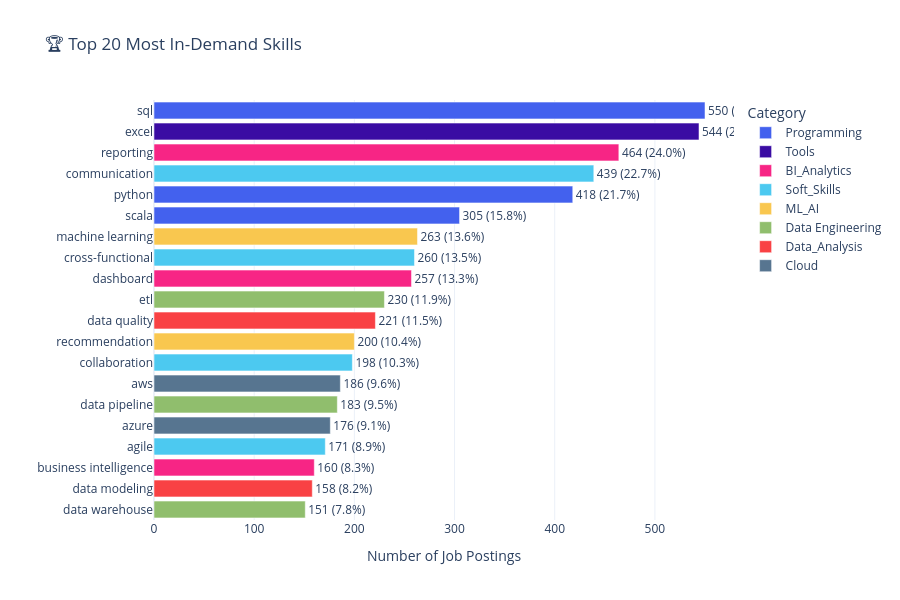

Notebook source saved alongside this figure:
### Markdown cell above
---
## 3. Skills Demand Analysis <a id="3-skills-demand"></a>

The most critical section — what tools and skills do employers actually want?

### Code cell
# Top 20 Most In-Demand Skills
skill_demand = (
    job_skills
    .merge(skills, on='skill_id')
    .groupby(['skill_name', 'skill_category'])
    .size()
    .reset_index(name='job_count')
    .sort_values('job_count', ascending=False)
)
skill_demand['pct'] = (skill_demand['job_count'] / total_jobs * 100).round(1)

top_20 = skill_demand.head(20)

fig = px.bar(
    top_20,
    x='job_count', y='skill_name',
    orientation='h',
    color='skill_category',
    color_discrete_sequence=PALETTE,
    text=top_20.apply(lambda r: f"{r['job_count']} ({r['pct']}%)", axis=1),
    title='🏆 Top 20 Most In-Demand Skills',
)
fig.update_layout(
    height=600,
    yaxis={'categoryorder': 'total ascending'},
    xaxis_title='Number of Job Postings',
    yaxis_title='',
    legend_title='Category',
)
fig.update_traces(textposition='outside')
fig.show()

### Figure 1 — Plotly figure (JSON) as saved in the notebook; plotly's stock layout.template omitted (floating-point values rounded to 4 significant figures)
{"data": [{"hovertemplate": "skill_category=Programming<br>job_count=%{x}<br>skill_name=%{y}<br>text=%{text}<extra></extra>", "legendgroup": "Programming", "marker": {"color": "#4361EE", "pattern": {"shape": ""}}, "name": "Programming", "orientation": "h", "showlegend": true, "text": ["550 (28.5%)", "418 (21.7%)", "305 (15.8%)"], "textposition": "outside", "type": "bar", "x": [550, 418, 305], "xaxis": "x", "y": ["sql", "python", "scala"], "yaxis": "y"}, {"hovertemplate": "skill_category=Tools<br>job_count=%{x}<br>skill_name=%{y}<br>text=%{text}<extra></extra>", "legendgroup": "Tools", "marker": {"color": "#3A0CA3", "pattern": {"shape": ""}}, "name": "Tools", "orientation": "h", "showlegend": true, "text": ["544 (28.2%)"], "textposition": "outside", "type": "bar", "x": [544], "xaxis": "x", "y": ["excel"], "yaxis": "y"}, {"hovertemplate": "skill_category=BI_Analytics<br>job_count=%{x}<br>skill_name=%{y}<br>text=%{text}<extra></extra>", "legendgroup": "BI_Analytics", "marker": {"color": "#F72585", "pattern": {"shape": ""}}, "name": "BI_Analytics", "orientation": "h", "showlegend": true, "text": ["464 (24.0%)", "257 (13.3%)", "160 (8.3%)"], "textposition": "outside", "type": "bar", "x": [464, 257, 160], "xaxis": "x", "y": ["reporting", "dashboard", "business intelligence"], "yaxis": "y"}, {"hovertemplate": "skill_category=Soft_Skills<br>job_count=%{x}<br>skill_name=%{y}<br>text=%{text}<extra></extra>", "legendgroup": "Soft_Skills", "marker": {"color": "#4CC9F0", "pattern": {"shape": ""}}, "name": "Soft_Skills", "orientation": "h", "showlegend": true, "text": ["439 (22.7%)", "260 (13.5%)", "198 (10.3%)", "171 (8.9%)"], "textposition": "outside", "type": "bar", "x": [439, 260, 198, 171], "xaxis": "x", "y": ["communication", "cross-functional", "collaboration", "agile"], "yaxis": "y"}, {"hovertemplate": "skill_category=ML_AI<br>job_count=%{x}<br>skill_name=%{y}<br>text=%{text}<extra></extra>", "legendgroup": "ML_AI", "marker": {"color": "#F9C74F", "pattern": {"shape": ""}}, "name": "ML_AI", "orientation": "h", "showlegend": true, "text": ["263 (13.6%)", "200 (10.4%)"], "textposition": "outside", "type": "bar", "x": [263, 200], "xaxis": "x", "y": ["machine learning", "recommendation"], "yaxis": "y"}, {"hovertemplate": "skill_category=Data Engineering<br>job_count=%{x}<br>skill_name=%{y}<br>text=%{text}<extra></extra>", "legendgroup": "Data Engineering", "marker": {"color": "#90BE6D", "pattern": {"shape": ""}}, "name": "Data Engineering", "orientation": "h", "showlegend": true, "text": ["230 (11.9%)", "183 (9.5%)", "151 (7.8%)"], "textposition": "outside", "type": "bar", "x": [230, 183, 151], "xaxis": "x", "y": ["etl", "data pipeline", "data warehouse"], "yaxis": "y"}, {"hovertemplate": "skill_category=Data_Analysis<br>job_count=%{x}<br>skill_name=%{y}<br>text=%{text}<extra></extra>", "legendgroup": "Data_Analysis", "marker": {"color": "#F94144", "pattern": {"shape": ""}}, "name": "Data_Analysis", "orientation": "h", "showlegend": true, "text": ["221 (11.5%)", "158 (8.2%)"], "textposition": "outside", "type": "bar", "x": [221, 158], "xaxis": "x", "y": ["data quality", "data modeling"], "yaxis": "y"}, {"hovertemplate": "skill_category=Cloud<br>job_count=%{x}<br>skill_name=%{y}<br>text=%{text}<extra></extra>", "legendgroup": "Cloud", "marker": {"color": "#577590", "pattern": {"shape": ""}}, "name": "Cloud", "orientation": "h", "showlegend": true, "text": ["186 (9.6%)", "176 (9.1%)"], "textposition": "outside", "type": "bar", "x": [186, 176], "xaxis": "x", "y": ["aws", "azure"], "yaxis": "y"}], "layout": {"barmode": "relative", "height": 600, "legend": {"title": {"text": "Category"}, "tracegroupgap": 0}, "title": {"text": "🏆 Top 20 Most In-Demand Skills"}, "xaxis": {"anchor": "y", "domain": [0.0, 1.0], "title": {"text": "Number of Job Postings"}}, "yaxis": {"anchor": "x", "categoryorder": "total ascending", "domain": [0.0, 1.0], "title": {"text": ""}}}}
